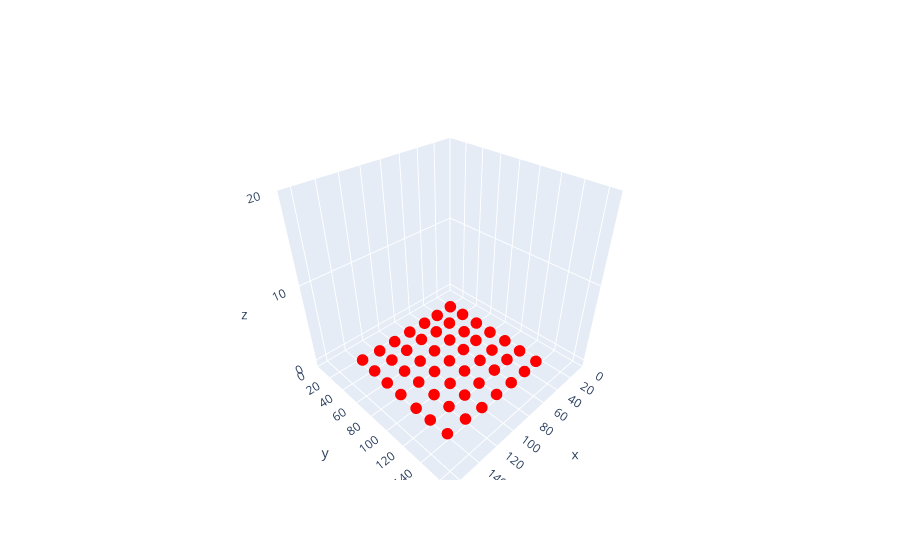

Notebook code cell kept with this figure:
### Code cell
import plotly.graph_objects as go

# Create figure
fig = go.Figure(data=
    [go.Scatter3d(x=xs.flatten()+ox, y=ys.flatten()+oy, z=zs.flatten(), mode="markers", marker=dict(color="red", size=4))]
)

fig.update_layout(
    scene=dict(
        xaxis_title="x",
        yaxis_title="y",
        zaxis_title="z",
        xaxis=dict(range=[0, w]),
        yaxis=dict(range=[0, h]),
        zaxis=dict(range=[-1, 20]),
    )
)

fig.show()
